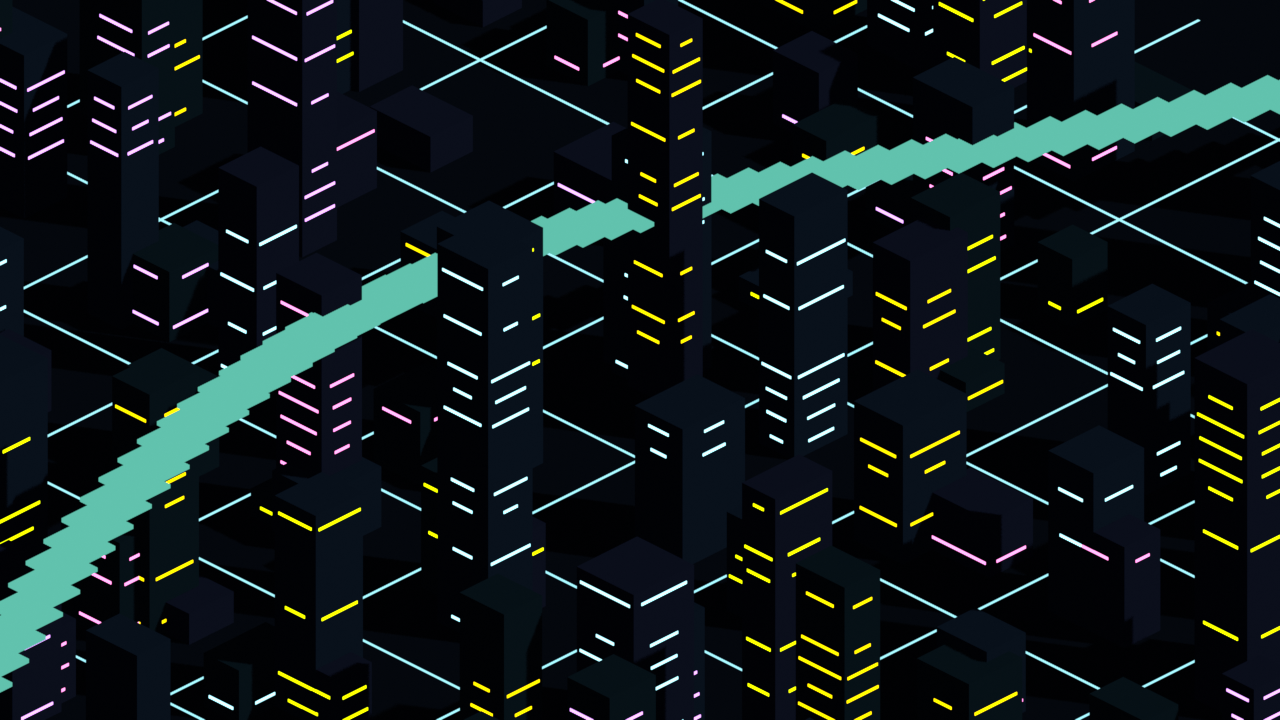
#> input picture docs/concepts/binary_damage/scripts/backdrop.png, 1280 x 720 px; its folder holds only this picture in this run
$ python r2_checks.py ../../../binary_damage/scripts/backdrop.png
#> lines starting #> are read from the running program, lines starting #| are printed output that depends on the picture
### docs/concepts/route_map_graph/proc_vs_custom/scripts/pvc_metrics.py
"""Image metrics for the procedural-vs-custom comparison (CPU only, PIL + numpy).

Every metric runs on a copy of the image resampled to WORK_W pixels wide, so images of
different sizes are measured at the same scale. Coordinates in the config are normalised
(0..1) boxes [x0, y0, x1, y1].

Metrics (all on sRGB-encoded values, the critic's measure used in the r3 NOTES):
- luma: Rec.709 weights on sRGB values, 0..1. median, % < 0.10, % > 0.85.
- landmark: mean luma in the landmark box / mean luma in a ring around it (box grown by
  its own size on every side, the box itself removed). Also the p95 ratio.
- edges: mean Sobel magnitude of luma (whole frame), and per band the share of spectral
  power above 1/8 cycles per pixel (Hann window, DC removed).
- palette: hue histogram entropy (36 bins, chromatic pixels only: S > 0.25 and V > 0.15),
  the chromatic share, and the top 6 hue clusters (peaks of a smoothed 72-bin histogram).
- repetition: in the facade band, 128 px tiles (stride 64) of high-passed luma; per tile
  the strongest off-centre local maximum of the normalised autocorrelation (lags 4..48 px).
  Reported as the median tile peak, the p90 tile peak, and the share of tiles with a peak
  over 0.45 ("tiled share"). Regular window grids give strong off-centre peaks.
- skyline (views with a sky or horizon only), two profiles inside a vertical search range:
  (a) sky_*: the built-mass top, the first row with local texture (7x7 luma std > 0.022);
  (b) lit_*: the lit-mass top, the first row where 13 px smoothed luma passes the frame p80.
  (b) reads the bright foreground layer even when a dark wall of towers fills the sky, so it
  is the silhouette measure for the side views; (a) is the horizon measure for the city.
  For each: std of the height profile (frame heights) over the full width, and the minimum
  std over any 1/4-frame window (step 1/16).
- detail distribution: per 64 px tile, mean Sobel. detail_cv = std/mean over tiles (low =
  an even carpet of detail); calm_share = tiles under half the median (quiet areas).
- lights: bright blobs (luma > 0.6) per megapixel at 640 px wide, and focal concentration:
  the share of the top-1 % luma pixels that fall in the densest cell of a 3x3 grid, and
  the distance of their centroid to the nearest rule-of-thirds point (frame-height units).
"""
from __future__ import annotations

import math
import numpy as np
from PIL import Image

WORK_W = 1280
HF_CUTOFF = 0.125          # cycles per pixel; Nyquist is 0.5
REP_TILE = 128
REP_STRIDE = 64
REP_LAG_MIN = 4
REP_LAG_MAX = 48
REP_TILED = 0.45
CHROMA_S = 0.25
CHROMA_V = 0.15
BRIGHT_BLOB = 0.6


def open_src(path: str, crop=None) -> Image.Image:
    """Open an image as RGB, optionally cut to a normalised crop box first."""
    im = Image.open(path).convert("RGB")
    if crop:
        w, h = im.size
        im = im.crop((int(crop[0] * w), int(crop[1] * h), int(crop[2] * w), int(crop[3] * h)))
    return im


def load_work(path: str, crop=None) -> np.ndarray:
    im = open_src(path, crop)
    w, h = im.size
    nh = int(round(h * WORK_W / w))
    im = im.resize((WORK_W, nh), Image.LANCZOS)
    return np.asarray(im).astype(np.float32) / 255.0


def luma(rgb: np.ndarray) -> np.ndarray:
    return rgb[..., 0] * 0.2126 + rgb[..., 1] * 0.7152 + rgb[..., 2] * 0.0722
#> returned value: shape (720, 1280) float32


def box_px(box, shape):
    h, w = shape[:2]
    x0, y0, x1, y1 = box
    return (int(round(x0 * w)), int(round(y0 * h)), int(round(x1 * w)), int(round(y1 * h)))


def valid_mask(shape, masks) -> np.ndarray:
#> called with shape = (720, 1280)
    m = np.ones(shape[:2], bool)
    for b in masks or []:
        x0, y0, x1, y1 = box_px(b, shape)
        m[y0:y1, x0:x1] = False
    return m


def box_blur(a: np.ndarray, r: int) -> np.ndarray:
    """Separable box blur of radius r (window 2r+1), edge-padded."""
    if r <= 0:
        return a
    k = 2 * r + 1
    p = np.pad(a, r, mode="edge")
    c = np.cumsum(p, axis=0)
    c = np.vstack([np.zeros((1, c.shape[1]), c.dtype), c])
    v = (c[k:] - c[:-k]) / k
    c = np.cumsum(v, axis=1)
    c = np.hstack([np.zeros((c.shape[0], 1), c.dtype), c])
    return (c[:, k:] - c[:, :-k]) / k


def sobel_mag(L: np.ndarray) -> np.ndarray:
    p = np.pad(L, 1, mode="edge")
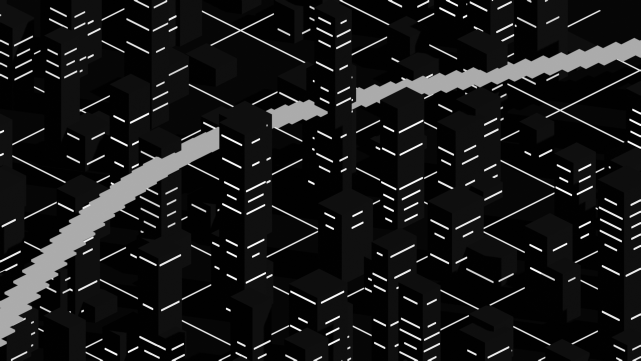
#> p: shape (722, 1282) float32 (shown at 1/2 size); min 0.000566, max 1, mean 0.102
    gx = (p[:-2, 2:] + 2 * p[1:-1, 2:] + p[2:, 2:]) - (p[:-2, :-2] + 2 * p[1:-1, :-2] + p[2:, :-2])
    gy = (p[2:, :-2] + 2 * p[2:, 1:-1] + p[2:, 2:]) - (p[:-2, :-2] + 2 * p[:-2, 1:-1] + p[:-2, 2:])
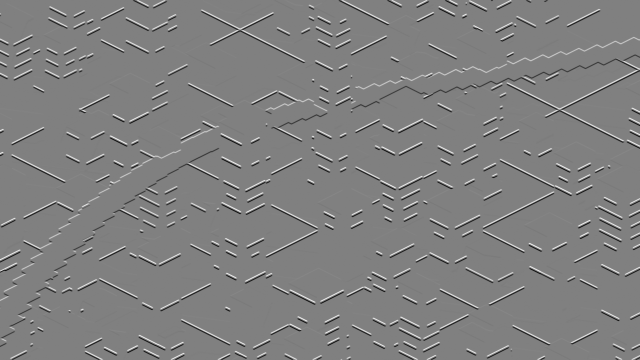
#> gy: shape (720, 1280) float32 (shown at 1/2 size); min -3.83, max 3.79, mean 0.000218; drawn with min black and max white
    return np.sqrt(gx * gx + gy * gy) / 8.0
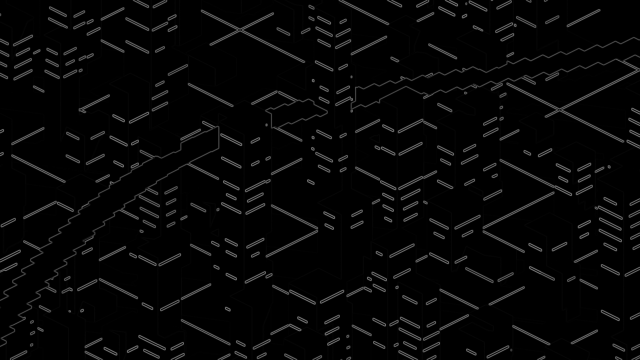
#> returned value: shape (720, 1280) float32 (shown at 1/2 size); min 0, max 0.514, mean 0.0273


def hf_share(L: np.ndarray) -> float:
    h, w = L.shape
    if h < 16 or w < 16:
        return float("nan")
    a = L - L.mean()
    win = np.outer(np.hanning(h), np.hanning(w))
    P = np.abs(np.fft.fft2(a * win)) ** 2
    fy = np.fft.fftfreq(h)[:, None]
    fx = np.fft.fftfreq(w)[None, :]
    r = np.sqrt(fx * fx + fy * fy)
    P[0, 0] = 0.0
    tot = P.sum()
    return float(P[r > HF_CUTOFF].sum() / tot) if tot > 0 else float("nan")


def rgb_to_hsv(rgb: np.ndarray):
    r, g, b = rgb[..., 0], rgb[..., 1], rgb[..., 2]
    mx = rgb.max(-1)
    mn = rgb.min(-1)
    d = mx - mn
    s = np.where(mx > 0, d / np.maximum(mx, 1e-6), 0)
    h = np.zeros_like(mx)
    nz = d > 1e-6
    rc = np.where(nz, (mx - r) / np.maximum(d, 1e-6), 0)
    gc = np.where(nz, (mx - g) / np.maximum(d, 1e-6), 0)
    bc = np.where(nz, (mx - b) / np.maximum(d, 1e-6), 0)
    h = np.where(r == mx, bc - gc, np.where(g == mx, 2.0 + rc - bc, 4.0 + gc - rc))
    h = (h / 6.0) % 1.0
    h = np.where(nz, h, 0)
    return h, s, mx


def palette(rgb: np.ndarray, valid: np.ndarray):
    h, s, v = rgb_to_hsv(rgb)
    chrom = valid & (s > CHROMA_S) & (v > CHROMA_V)
    share = float(chrom.sum() / max(valid.sum(), 1))
    hv = h[chrom]
    wts = (s * v)[chrom]
    if hv.size < 50:
        return {"hue_entropy_bits": float("nan"), "chroma_share": share, "hue_top_share": float("nan"), "clusters": []}
    hist36, _ = np.histogram(hv, bins=36, range=(0, 1), weights=wts)
    p = hist36 / hist36.sum()
    ent = float(-(p[p > 0] * np.log2(p[p > 0])).sum())
    hist72, _ = np.histogram(hv, bins=72, range=(0, 1), weights=wts)
    sm = hist72.copy()
    for k in (1, 2):
        sm = sm + 0.5 ** k * (np.roll(hist72, k) + np.roll(hist72, -k))
    tot = hist72.sum()
    clusters = []
    work = sm.copy()
    taken = np.zeros(72, bool)
    for _ in range(6):
        i = int(np.argmax(work))
        if work[i] <= 0:
            break
        lo, hi = i - 3, i + 4
        idx = [j % 72 for j in range(lo, hi) if not taken[j % 72]]
        mass = float(hist72[idx].sum() / tot)
        taken[idx] = True
        # mean colour of the pixels in this hue range, for the swatch
        hc = (i + 0.5) / 72.0
        dh = np.abs(((hv - hc + 0.5) % 1.0) - 0.5)
        sel = dh < 3.5 / 72.0
        col = rgb[chrom][sel].mean(0) if sel.any() else np.array([hc, hc, hc])
        clusters.append({"hue_deg": round(hc * 360.0, 1), "share": round(mass, 3),
                         "rgb": [int(round(c * 255)) for c in col]})
        for j in range(i - 3, i + 4):
            work[j % 72] = 0
    top = max((c["share"] for c in clusters), default=float("nan"))
    return {"hue_entropy_bits": ent, "chroma_share": share, "hue_top_share": top, "clusters": clusters}


def repetition(L: np.ndarray, valid: np.ndarray, band):
    x0, y0, x1, y1 = box_px(band, L.shape)
    hp = L - box_blur(L, 7)
    peaks = []
    n = 2 * REP_TILE
    for ty in range(y0, max(y0 + 1, y1 - REP_TILE + 1), REP_STRIDE):
        for tx in range(x0, max(x0 + 1, x1 - REP_TILE + 1), REP_STRIDE):
            t = hp[ty:ty + REP_TILE, tx:tx + REP_TILE]
            vm = valid[ty:ty + REP_TILE, tx:tx + REP_TILE]
            if t.shape != (REP_TILE, REP_TILE) or vm.mean() < 0.95:
                continue
            t = t - t.mean()
            if t.std() < 0.012:      # empty sky or flat fog: nothing to repeat
                continue
            F = np.fft.rfft2(t, s=(n, n))
            ac = np.fft.irfft2(F * np.conj(F), s=(n, n))
            ac = np.fft.fftshift(ac)
            c = n // 2
            ac = ac / ac[c, c]
            win = ac[c - REP_LAG_MAX:c + REP_LAG_MAX + 1, c - REP_LAG_MAX:c + REP_LAG_MAX + 1]
            core = win[1:-1, 1:-1]
            nb = np.stack([win[dy:dy + core.shape[0], dx:dx + core.shape[1]]
                           for dy in range(3) for dx in range(3) if not (dy == 1 and dx == 1)])
            locmax = core > nb.max(0)
            yy, xx = np.mgrid[-REP_LAG_MAX + 1:REP_LAG_MAX, -REP_LAG_MAX + 1:REP_LAG_MAX]
            far = np.maximum(np.abs(yy), np.abs(xx)) >= REP_LAG_MIN
            cand = core[locmax & far]
            peaks.append(float(cand.max()) if cand.size else 0.0)
    if not peaks:
        return {"rep_median": float("nan"), "rep_p90": float("nan"), "rep_tiled_share": float("nan"), "rep_tiles": 0}
    a = np.array(peaks)
    return {"rep_median": float(np.median(a)), "rep_p90": float(np.percentile(a, 90)),
            "rep_tiled_share": float((a > REP_TILED).mean()), "rep_tiles": int(a.size)}


def skyline(L: np.ndarray, rng):
    """Height profile of the built mass inside the vertical search range rng = [y0, y1]."""
    h, w = L.shape
    y0, y1 = int(rng[0] * h), int(rng[1] * h)
    # (a) built-mass top: the first texture (window edges, trims) from the top. Smooth haze
    #     gradients have no local texture, so fog and sky glow do not count as built.
    loc_std = np.sqrt(np.maximum(box_blur(L * L, 3) - box_blur(L, 3) ** 2, 0))
    built = (loc_std > 0.022)[y0:y1]
    run = box_blur(built.astype(np.float32), 5)
    prof = _first_rows(run > 0.35, y1 - y0, h)
    # (b) lit-mass top: the first row where the 13 px smoothed luma passes the frame's p80.
    #     Reads the bright foreground layer even when a dark wall of towers fills the sky.
    S = box_blur(L, 6)
    lit = (S > np.percentile(L, 80))[y0:y1]
    prof_lit = _first_rows(lit, y1 - y0, h)
    a = _profile_stats(prof)
    b = _profile_stats(prof_lit)
    return {"sky_std": a[0], "sky_min_q_std": a[1], "sky_mean_h": float(prof.mean()),
            "lit_std": b[0], "lit_min_q_std": b[1],
            "profile": prof, "profile_lit": prof_lit, "range": rng}


def _first_rows(mask: np.ndarray, span: int, h: int) -> np.ndarray:
    w = mask.shape[1]
    any_ = mask.any(0)
    first = np.where(any_, mask.argmax(0), span)
    prof = (span - first) / h
    pad = np.pad(prof, 6, mode="edge")      # median of 13 columns drops rain streaks and antennas
    return np.median(np.stack([pad[i:i + w] for i in range(13)]), 0)


def _profile_stats(prof: np.ndarray):
    w = prof.size
    win = w // 4
    step = max(1, w // 16)
    stds = [float(prof[i:i + win].std()) for i in range(0, w - win + 1, step)]
    return float(prof.std()), float(min(stds))


# [17 lines left out: function landmark, not called in this run]


def _thirds_dist(c, aspect):
    pts = [(a, b) for a in (1 / 3, 2 / 3) for b in (1 / 3, 2 / 3)]
    return min(math.hypot((c[0] - a) * aspect, c[1] - b) for a, b in pts)


def lights(L: np.ndarray, valid: np.ndarray):
    h, w = L.shape
    # blobs at 640 wide
    s = 2
    Ls = L[:h - h % s, :w - w % s].reshape(h // s, s, w // s, s).mean((1, 3))
    vs = valid[:h - h % s, :w - w % s].reshape(h // s, s, w // s, s).min((1, 3))
    b = (Ls > BRIGHT_BLOB) & vs
    n = _count_components(b)
    mp = vs.sum() * s * s / 1e6      # valid megapixels at the working resolution
    # focal concentration on the full working image
    vals = L[valid]
    thr = np.percentile(vals, 99)
    top = (L >= thr) & valid
    ys, xs = np.nonzero(top)
    cells = np.zeros((3, 3))
    np.add.at(cells, (np.minimum(ys * 3 // h, 2), np.minimum(xs * 3 // w, 2)), 1)
    conc = float(cells.max() / max(cells.sum(), 1))
    cen = (xs.mean() / w, ys.mean() / h) if xs.size else (0.5, 0.5)
    return {"blobs_per_mp": float(n / max(mp, 1e-6)),
            "focal_conc": conc, "focal_thirds_dist": float(_thirds_dist(cen, w / h)),
            "focal_centroid": [round(float(cen[0]), 3), round(float(cen[1]), 3)]}


def _count_components(b: np.ndarray) -> int:
    """4-connected components with a run-based union-find (no scipy)."""
    parent: list[int] = []

    def find(i):
        while parent[i] != i:
            parent[i] = parent[parent[i]]
            i = parent[i]
        return i

    prev_runs: list[tuple[int, int, int]] = []
    for y in range(b.shape[0]):
        row = b[y]
        d = np.diff(np.concatenate([[0], row.astype(np.int8), [0]]))
        starts = np.nonzero(d == 1)[0]
        ends = np.nonzero(d == -1)[0]
        runs = []
        j = 0
        for s0, e0 in zip(starts, ends):
            lab = len(parent)
            parent.append(lab)
            while j < len(prev_runs) and prev_runs[j][1] <= s0:
                j += 1
            k = j
            while k < len(prev_runs) and prev_runs[k][0] < e0:
                a, bb = find(prev_runs[k][2]), find(lab)
                if a != bb:
                    parent[max(a, bb)] = min(a, bb)
                k += 1
            runs.append((int(s0), int(e0), lab))
        prev_runs = runs
    return len({find(i) for i in range(len(parent))})


def detail_variation(L: np.ndarray, valid: np.ndarray, tile: int = 64):
    """How unevenly detail is spread. Per 64 px tile: mean Sobel magnitude.
    detail_cv = std / mean over tiles (low = an even carpet of detail, no rest areas).
    calm_share = share of tiles under half the median tile (the quiet areas that let a focus read)."""
    S = sobel_mag(L)
    h, w = L.shape
    vals = []
    for y in range(0, h - tile + 1, tile):
        for x in range(0, w - tile + 1, tile):
            if valid[y:y + tile, x:x + tile].mean() < 0.9:
                continue
            vals.append(float(S[y:y + tile, x:x + tile].mean()))
    a = np.array(vals)
    if a.size < 4:
        return {"detail_cv": float("nan"), "calm_share": float("nan")}
    return {"detail_cv": float(a.std() / max(a.mean(), 1e-6)),
            "calm_share": float((a < 0.5 * np.median(a)).mean())}


def measure(path: str, spec: dict) -> dict:
    rgb = load_work(path, spec.get("crop"))
    L = luma(rgb)
    valid = valid_mask(L.shape, spec.get("mask"))
    v = L[valid]
    out = {
        "w_src": open_src(path, spec.get("crop")).size[0],
        "median": float(np.median(v)),
        "p95": float(np.percentile(v, 95)),
        "under_010": float((v < 0.10).mean()),
        "over_085": float((v > 0.85).mean()),
        "sobel_mean": float(sobel_mag(L)[valid].mean()),
    }
#> out = {'w_src': 1280, 'median': 0.0266, 'p95': 0.674, 'under_010': 0.884, 'over_085': 0.0279, 'sobel_mean': 0.0273}
    bands = spec.get("bands") or {"upper": [0, 0, 1, 1 / 3], "lower": [0, 2 / 3, 1, 1]}
    for name in ("upper", "lower"):
        x0, y0, x1, y1 = box_px(bands[name], L.shape)
        out[f"hf_{name}"] = hf_share(L[y0:y1, x0:x1])
        out[f"sobel_{name}"] = float(sobel_mag(L)[y0:y1, x0:x1].mean())
#> this loop made 2 passes
#> pass 1, in hf_share, `a = L - L.mean()`:
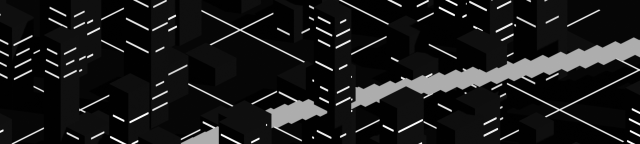
#> a: shape (288, 1280) float32 (shown at 1/2 size); min -0.106, max 0.885, mean -3.41e-09; drawn with min black and max white
#> pass 2, in hf_share (call 2), `P = np.abs(np.fft.fft2(a * win)) ** 2`:
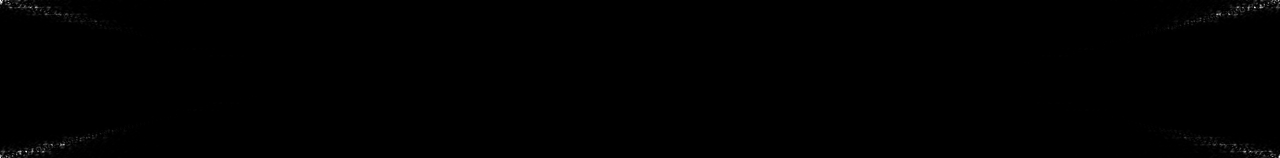
#> P: shape (158, 1280) float64; min 2.54e-05, max 461151.7, mean 941.7; drawn with min black and max white
#> after the loop, out = 10 items
    out.update(detail_variation(L, valid))
#> (the rest of the program and of its run is left out)
